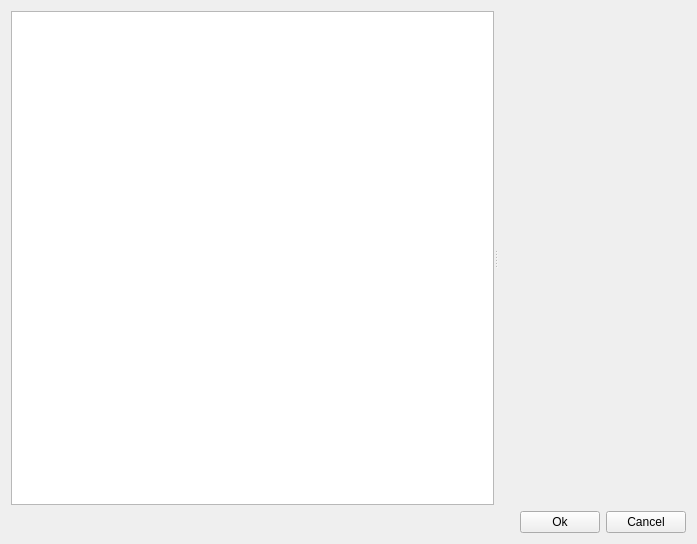
<?xml version="1.0" encoding="UTF-8"?>
<ui version="4.0">
 <class>ezQtPreferencesDlg</class>
 <widget class="QDialog" name="ezQtPreferencesDlg">
  <property name="geometry">
   <rect>
    <x>0</x>
    <y>0</y>
    <width>697</width>
    <height>544</height>
   </rect>
  </property>
  <property name="windowTitle">
   <string>Preferences</string>
  </property>
  <property name="windowIcon">
   <iconset resource="../QtResources/resources.qrc">
    <normaloff>:/EditorFramework/Icons/StoredSettings16.png</normaloff>:/EditorFramework/Icons/StoredSettings16.png</iconset>
  </property>
  <layout class="QVBoxLayout" name="verticalLayout">
   <item>
    <widget class="QSplitter" name="splitter">
     <property name="orientation">
      <enum>Qt::Horizontal</enum>
     </property>
     <property name="childrenCollapsible">
      <bool>false</bool>
     </property>
     <widget class="ezQtDocumentTreeView" name="Tree"/>
     <widget class="ezQtPropertyGridWidget" name="Properties" native="true"/>
    </widget>
   </item>
   <item>
    <layout class="QHBoxLayout" name="horizontalLayout">
     <item>
      <spacer name="horizontalSpacer">
       <property name="orientation">
        <enum>Qt::Horizontal</enum>
       </property>
       <property name="sizeHint" stdset="0">
        <size>
         <width>40</width>
         <height>20</height>
        </size>
       </property>
      </spacer>
     </item>
     <item>
      <widget class="QPushButton" name="ButtonOk">
       <property name="text">
        <string>Ok</string>
       </property>
       <property name="autoDefault">
        <bool>false</bool>
       </property>
      </widget>
     </item>
     <item>
      <widget class="QPushButton" name="ButtonCancel">
       <property name="text">
        <string>Cancel</string>
       </property>
       <property name="autoDefault">
        <bool>false</bool>
       </property>
      </widget>
     </item>
    </layout>
   </item>
  </layout>
 </widget>
 <customwidgets>
  <customwidget>
   <class>ezQtPropertyGridWidget</class>
   <extends>QWidget</extends>
   <header location="global">GuiFoundation/PropertyGrid/PropertyGridWidget.moc.h</header>
   <container>1</container>
  </customwidget>
  <customwidget>
   <class>ezQtDocumentTreeView</class>
   <extends>QTreeView</extends>
   <header location="global">EditorFramework/GUI/RawDocumentTreeWidget.moc.h</header>
  </customwidget>
 </customwidgets>
 <resources>
  <include location="../../../Code/Tools/GuiFoundation/QtResources/resources.qrc"/>
  <include location="../QtResources/resources.qrc"/>
 </resources>
 <connections/>
</ui>
